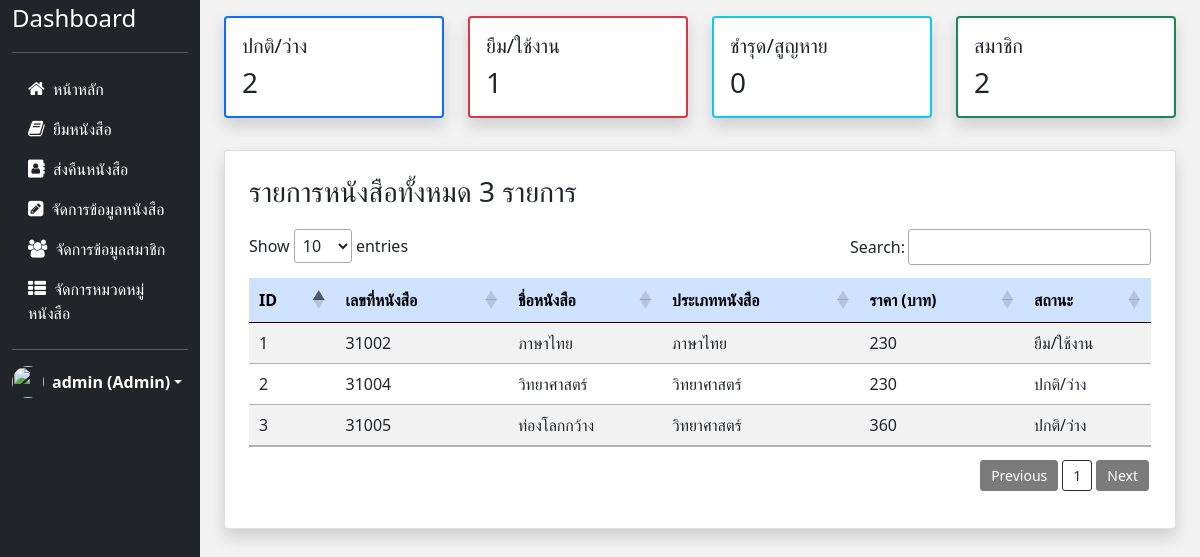
Page /dashboards/dashboard.php (signed in) on the committed database.
### tables this page shows
CREATE TABLE `book` (
  `b_id` int(11) NOT NULL,
  `b_name` varchar(50) NOT NULL,
  `c_id` int(11) NOT NULL,
  `status` varchar(11) NOT NULL DEFAULT 'ปกติ/ว่าง',
  `price` int(11) NOT NULL,
  `book_id` varchar(20) NOT NULL
);

CREATE TABLE `category` (
  `c_id` int(11) NOT NULL,
  `c_name` varchar(50) NOT NULL,
  `c_number` varchar(10) NOT NULL
);

### dashboards/dashboard.php (the view, shortened to what this page needs)
<?php
include("../config/connect.php");
?>
<!doctype html>
<html lang="en">
<head>
    <?php
    include("../layout/header.php");
    ?>
</head>
<body>
    <div class="container-fluid" style="background-color: #f2f2f2;">
        <div class="row">
            <?php
            include("../layout/sidebar.php");
            $rst_numbook = mysqli_query($conn, "SELECT * FROM book");
            $rst_num = mysqli_query($conn, "SELECT * FROM book WHERE status='ปกติ/ว่าง'");
            $rst_num1 = mysqli_query($conn, "SELECT * FROM book WHERE status='ยืม/ใช้งาน'");
            $rst_num2 = mysqli_query($conn, "SELECT * FROM book WHERE status='ชำรุด' OR status='สูญหาย'");
            $rst_num3 = mysqli_query($conn, "SELECT * FROM member");
            $result = mysqli_query($conn, "
            SELECT book.b_id, book.book_id, book.b_name, category.c_id, category.c_name, book.price, book.status
            FROM book LEFT JOIN category ON book.c_id = category.c_id
            ORDER BY book.book_id;
            ");
            ?>
            <div class="col-md-10 px-4">
                <div class="row justify-content-center">
                    <div class="col-md-3 py-3">
                        <div class="card border-primary border-2 shadow mb-3">
                            <div class="card-body">
                                <div class="row">
                                    <h5 class="card-title">ปกติ/ว่าง</h5>
                                    <p class="card-text h3 fw-nomel"><?php echo mysqli_num_rows($rst_num); ?></p>
                                </div>
                            </div>
                        </div>
                    </div>
                    <div class="col-md-3 py-3">
                        <div class="card border-danger border-2 shadow mb-3">
                            <div class="card-body">
                                <h5 class="card-title">ยืม/ใช้งาน</h5>
                                <p class="card-text h3 fw-nomel"><?php echo mysqli_num_rows($rst_num1); ?></p>
                            </div>
                        </div>
                    </div>
                    <div class="col-md-3 py-3">
                        <div class="card border-info border-2 shadow mb-3">
                            <div class="card-body">
                                <h5 class="card-title">ชำรุด/สูญหาย</h5>
                                <p class="card-text h3 fw-nomel"><?php echo mysqli_num_rows($rst_num2); ?></p>
                            </div>
                        </div>
                    </div>
                    <div class="col-md-3 py-3">
                        <div class="card border-success border-2 shadow mb-3">
                            <div class="card-body">
                                <h5 class="card-title">สมาชิก</h5>
                                <p class="card-text h3 fw-nomel"><?php echo mysqli_num_rows($rst_num3); ?></p>
                            </div>
                        </div>
                    </div>
                </div>
                <div class="card shadow p-2">
                    <div class="card-body">
                        <h3 class="float-start me-2">รายการหนังสือทั้งหมด <?php echo mysqli_num_rows($rst_numbook); ?> รายการ</h3>
                        <table class="table table-striped text-nowrap" id="myTable">
                            <thead class="table-primary">
                                <tr>
                                    <th scope="col">ID</th>
                                    <th scope="col">เลขที่หนังสือ</th>
                                    <th scope="col">ชื่อหนังสือ</th>
                                    <th scope="col">ประเภทหนังสือ</th>
                                    <th scope="col">ราคา (บาท)</th>
                                    <th scope="col">สถานะ</th>
                                </tr>
                            </thead>
                            <tbody>
                                <?php
                                if (mysqli_num_rows($result) > 0) {
                                    $i = 1;
                                    while ($row = mysqli_fetch_array($result)) {
                                ?>
                                        <tr>
                                            <td><?php echo $i++ ?></td>
                                            <td><?php echo $row["book_id"] ?></td>
                                            <td><?php echo $row["b_name"] ?></td>
                                            <td><?php echo $row["c_name"] ?></td>
                                            <td><?php echo $row["price"] ?></td>
                                            <td><?php echo $row["status"] ?></td>
                                        </tr>
                                <?php }
                                } ?>
                            </tbody>
                        </table>
                    </div>
                </div>
            </div>
        </div>
    </div>
</body>
</html>

### rows in the picture
book: book "31002", b_name "ภาษาไทย", c.c_name "ภาษาไทย", price "230", status "ยืม/ใช้งาน"
book: book "31004", b_name "วิทยาศาสตร์", c.c_name "วิทยาศาสตร์", price "230", status "ปกติ/ว่าง"
book: book "31005", b_name "ท่องโลกกว้าง", c.c_name "วิทยาศาสตร์", price "360", status "ปกติ/ว่าง"

### other values in the picture
$_SESSION["name"] "admin"
$_SESSION["status"] "Admin"
mysqli_num_rows($rst_num) "2"
mysqli_num_rows($rst_num1) "1"
mysqli_num_rows($rst_num2) "0"
mysqli_num_rows($rst_num3) "2"
mysqli_num_rows($rst_numbook) "3"
